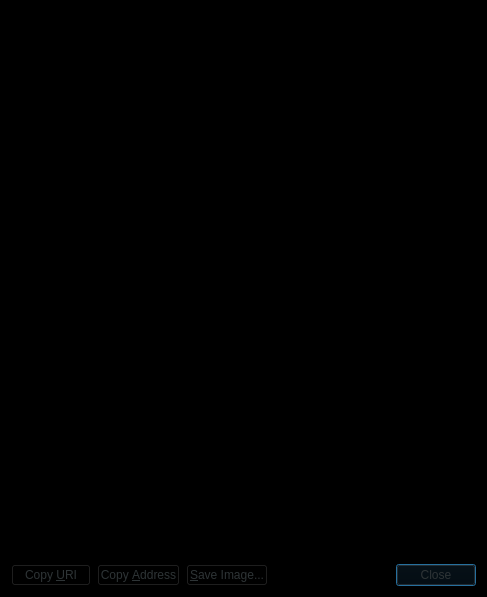
<?xml version="1.0" encoding="UTF-8"?>
<ui version="4.0">
 <class>ReceiveRequestDialog</class>
 <widget class="QDialog" name="ReceiveRequestDialog">
  <property name="geometry">
   <rect>
    <x>0</x>
    <y>0</y>
    <width>487</width>
    <height>597</height>
   </rect>
  </property>
  <property name="styleSheet">
   <string notr="true">background-color: rgb(0, 0, 0);
color: rgb(1, 248, 113);</string>
  </property>
  <layout class="QVBoxLayout" name="verticalLayout_3">
   <item>
    <widget class="QRImageWidget" name="lblQRCode">
     <property name="sizePolicy">
      <sizepolicy hsizetype="Expanding" vsizetype="Fixed">
       <horstretch>0</horstretch>
       <verstretch>0</verstretch>
      </sizepolicy>
     </property>
     <property name="minimumSize">
      <size>
       <width>300</width>
       <height>300</height>
      </size>
     </property>
     <property name="toolTip">
      <string>QR Code</string>
     </property>
     <property name="styleSheet">
      <string notr="true">background-color: rgb(0, 0, 0);
color: rgb(255, 255, 255);</string>
     </property>
     <property name="textFormat">
      <enum>Qt::PlainText</enum>
     </property>
     <property name="alignment">
      <set>Qt::AlignCenter</set>
     </property>
     <property name="wordWrap">
      <bool>true</bool>
     </property>
    </widget>
   </item>
   <item>
    <widget class="QTextEdit" name="outUri">
     <property name="sizePolicy">
      <sizepolicy hsizetype="Expanding" vsizetype="Expanding">
       <horstretch>0</horstretch>
       <verstretch>0</verstretch>
      </sizepolicy>
     </property>
     <property name="minimumSize">
      <size>
       <width>0</width>
       <height>50</height>
      </size>
     </property>
     <property name="styleSheet">
      <string notr="true">background-color: rgb(0, 0, 0);
color: rgb(255, 255, 255);</string>
     </property>
     <property name="frameShape">
      <enum>QFrame::NoFrame</enum>
     </property>
     <property name="frameShadow">
      <enum>QFrame::Plain</enum>
     </property>
     <property name="tabChangesFocus">
      <bool>true</bool>
     </property>
     <property name="textInteractionFlags">
      <set>Qt::TextSelectableByKeyboard|Qt::TextSelectableByMouse</set>
     </property>
    </widget>
   </item>
   <item>
    <layout class="QHBoxLayout" name="horizontalLayout">
     <item>
      <widget class="QPushButton" name="btnCopyURI">
       <property name="styleSheet">
        <string notr="true">color: rgb(46, 52, 54);</string>
       </property>
       <property name="text">
        <string>Copy &amp;URI</string>
       </property>
       <property name="autoDefault">
        <bool>false</bool>
       </property>
      </widget>
     </item>
     <item>
      <widget class="QPushButton" name="btnCopyAddress">
       <property name="styleSheet">
        <string notr="true">color: rgb(46, 52, 54);</string>
       </property>
       <property name="text">
        <string>Copy &amp;Address</string>
       </property>
       <property name="autoDefault">
        <bool>false</bool>
       </property>
      </widget>
     </item>
     <item>
      <widget class="QPushButton" name="btnSaveAs">
       <property name="styleSheet">
        <string notr="true">color: rgb(46, 52, 54);</string>
       </property>
       <property name="text">
        <string>&amp;Save Image...</string>
       </property>
       <property name="autoDefault">
        <bool>false</bool>
       </property>
      </widget>
     </item>
     <item>
      <spacer name="horizontalSpacer_2">
       <property name="orientation">
        <enum>Qt::Horizontal</enum>
       </property>
       <property name="sizeHint" stdset="0">
        <size>
         <width>40</width>
         <height>20</height>
        </size>
       </property>
      </spacer>
     </item>
     <item>
      <widget class="QDialogButtonBox" name="buttonBox">
       <property name="styleSheet">
        <string notr="true">color: rgb(46, 52, 54);</string>
       </property>
       <property name="standardButtons">
        <set>QDialogButtonBox::Close</set>
       </property>
      </widget>
     </item>
    </layout>
   </item>
  </layout>
 </widget>
 <customwidgets>
  <customwidget>
   <class>QRImageWidget</class>
   <extends>QLabel</extends>
   <header>receiverequestdialog.h</header>
  </customwidget>
 </customwidgets>
 <resources/>
 <connections>
  <connection>
   <sender>buttonBox</sender>
   <signal>rejected()</signal>
   <receiver>ReceiveRequestDialog</receiver>
   <slot>reject()</slot>
   <hints>
    <hint type="sourcelabel">
     <x>452</x>
     <y>573</y>
    </hint>
    <hint type="destinationlabel">
     <x>243</x>
     <y>298</y>
    </hint>
   </hints>
  </connection>
  <connection>
   <sender>buttonBox</sender>
   <signal>accepted()</signal>
   <receiver>ReceiveRequestDialog</receiver>
   <slot>accept()</slot>
   <hints>
    <hint type="sourcelabel">
     <x>452</x>
     <y>573</y>
    </hint>
    <hint type="destinationlabel">
     <x>243</x>
     <y>298</y>
    </hint>
   </hints>
  </connection>
 </connections>
</ui>
